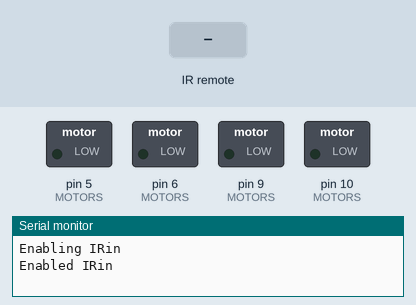
Recording of a sketch running on a simulated Arduino Uno, built with avr-gcc and run on an emulated ATmega328P. Parts: switched loads named in the sketch (green lamp = pin HIGH), the last lines printed to the serial monitor. The inputs (shaded band) are chosen by the test bench.

Above: at 1.2 s.
1.3 s: infrared code 0xFD00FF received
At 1.6 s:
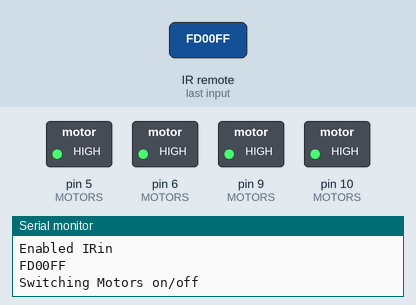
2.8 s: infrared code 0xFD10EF received
At 4.0 s:
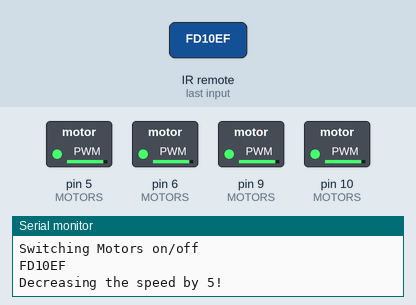
4.3 s: infrared code 0xFD50AF received
At 5.3 s:
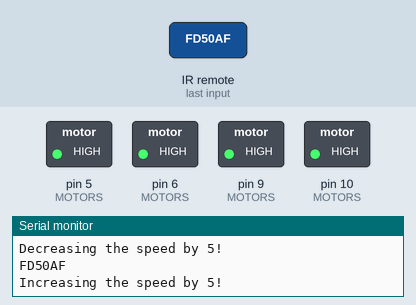
Timing chart, 0 to 7.3 s (numbered marks = the images above; inputs shaded):
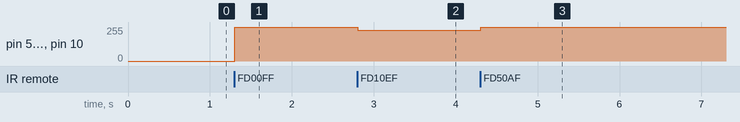

Measured:
- after the input at 1.3 s, pin 5 (MOTORS), pin 6 (MOTORS), pin 9 (MOTORS), pin 10 (MOTORS): 0/255 → 255/255 at once
- after the input at 2.8 s, pin 5 (MOTORS), pin 6 (MOTORS), pin 9 (MOTORS), pin 10 (MOTORS): 255/255 → 230/255 at once
- after the input at 4.3 s, pin 5 (MOTORS), pin 6 (MOTORS), pin 9 (MOTORS), pin 10 (MOTORS): 230/255 → 255/255 at once

The sketch:

code.ino
```cpp
#include <IRremote.h>

#define MOTOR_1 5
#define MOTOR_2 6
#define MOTOR_3 9
#define MOTOR_4 10
#define BTN_POWER_1 0xFD00FF
#define GAS 0xFD50AF
#define SLOW 0xFD10EF

int MOTORS[] = {MOTOR_1, MOTOR_2, MOTOR_3, MOTOR_4};
int MOTOR_SPEED = 0;
int RECV_PIN = 11;

IRrecv irrecv(RECV_PIN);

decode_results results;

void setup()
{
    Serial.begin(9600);
    // In case the interrupt driver crashes on setup, give a clue
    // to the user what's going on.
    Serial.println("Enabling IRin");
    irrecv.enableIRIn(); // Start the receiver
    Serial.println("Enabled IRin");
    for (int i = 0; i < 4; i++)
        pinMode(MOTORS[i], OUTPUT);
}

void motors_speed(int speed)
{

    for (int i = 0; i < 4; i++)
    {
        analogWrite(MOTORS[i], speed);
    }
}

void loop()
{
    if (irrecv.decode(&results))
    {
        Serial.println(results.value, HEX);
        if (results.value == BTN_POWER_1)
        {
            if (MOTOR_SPEED != 0)
                MOTOR_SPEED = 0;
            else
                MOTOR_SPEED = 255;
            Serial.println("Switching Motors on/off");
        }

        if (results.value == GAS)
        {
            //Increase the speed!
            if (MOTOR_SPEED < 255)
            {
                MOTOR_SPEED += 25;
                Serial.println("Increasing the speed by 5!");
            }
            else
                Serial.println("Cannot increase speed, already at full!");
        }
        if (results.value == SLOW)
        {
            //Decrease the speed
            if (MOTOR_SPEED > 0)
            {
                MOTOR_SPEED -= 25;
                Serial.println("Decreasing the speed by 5!");
            }
            else
                Serial.println("Cannot decrease speed, motor a!");
        }
        irrecv.resume(); // Receive the next value
    }

    motors_speed(MOTOR_SPEED);

    delay(100);
}
```
